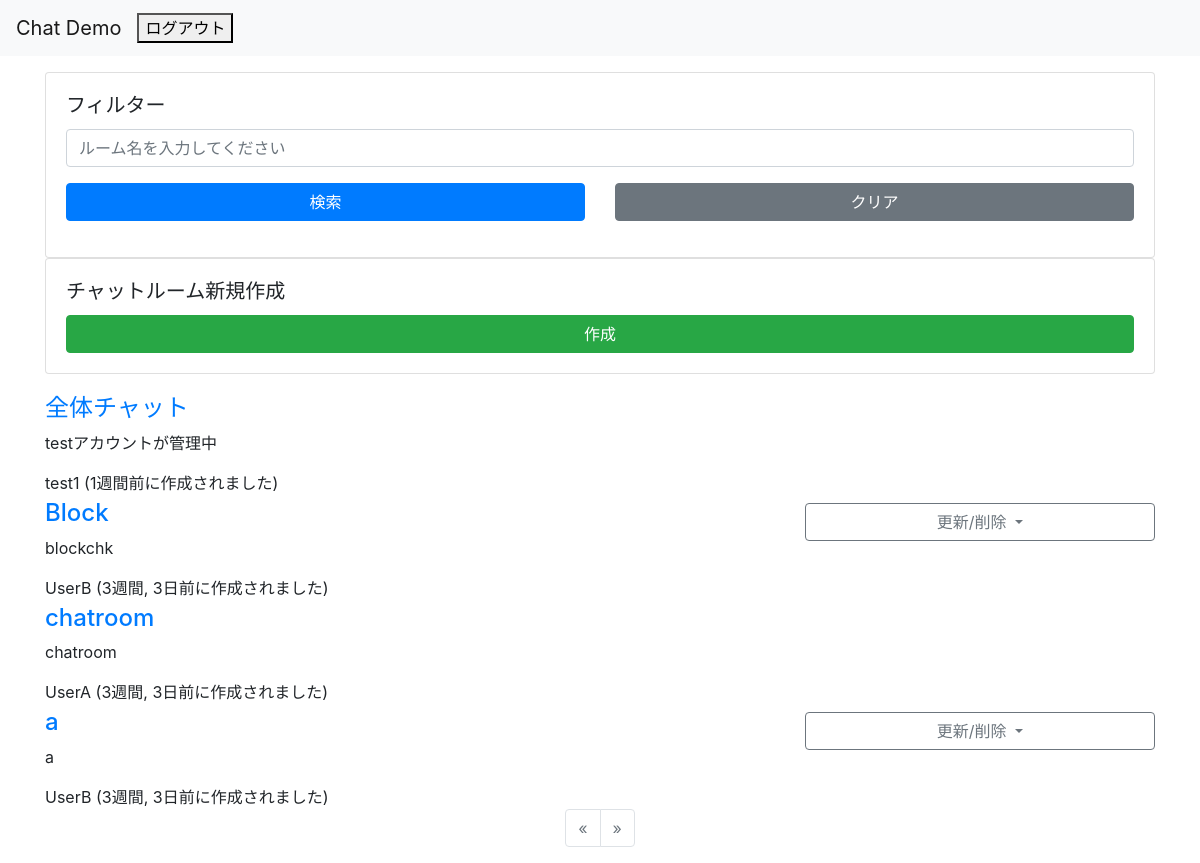
Page /chat/ (signed in) on the earlier database version.
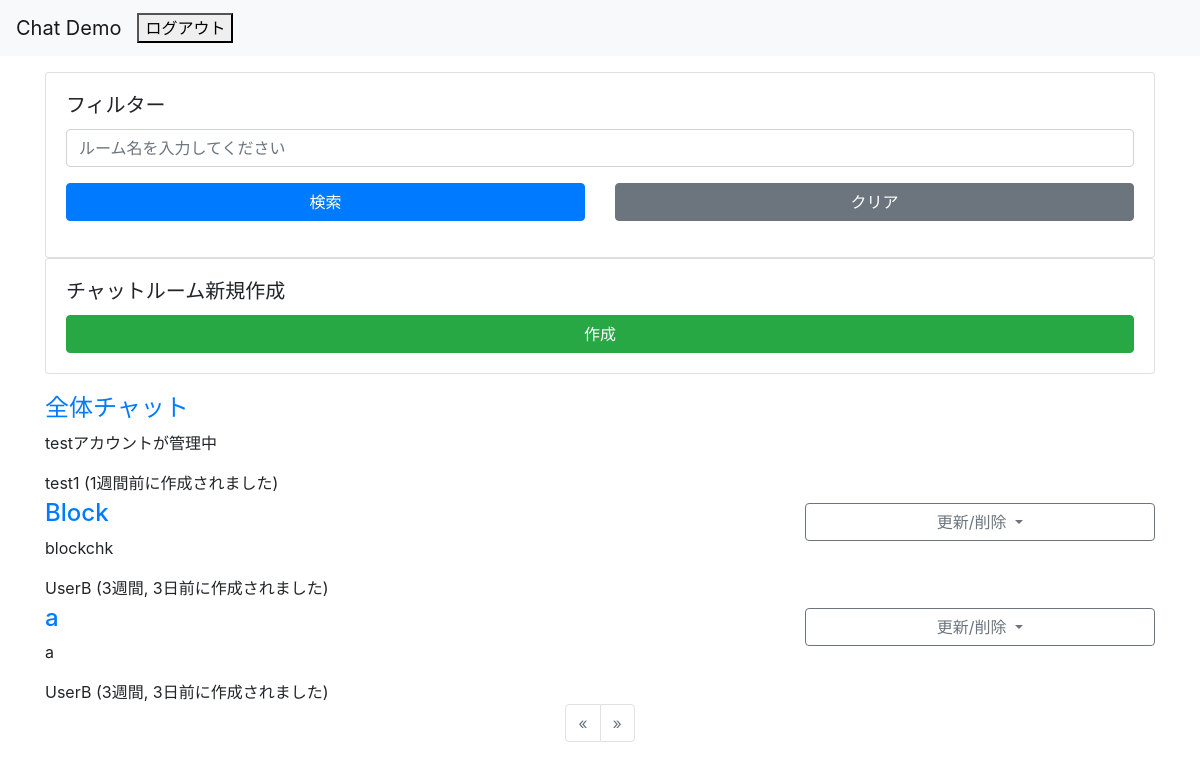
Same page on the later database version.
### chat/models.py (models this page shows, shortened)
class Room(models.Model):
    host = models.ForeignKey(User, on_delete=models.CASCADE)
    name = models.CharField(gettext_lazy('ルーム名'), max_length=64)
    description = models.TextField(gettext_lazy('説明文'), max_length=128)
    participants = models.ManyToManyField(User, related_name='rooms', verbose_name=gettext_lazy('参加者(Ctrl キーを押しながらマウスで選択)'), blank=True)
    created_at = models.DateTimeField(gettext_lazy('Created time'), default=timezone.now)
    objects = RoomQueryset.as_manager()

### accounts/models.py (models this page shows)
class User(AbstractBaseUser, PermissionsMixin):
    screen_name = models.CharField(
        gettext_lazy('アカウント名'),
        max_length=128,
        default='',
        blank=True,
        help_text=gettext_lazy('128文字以内で入力してください'),
    )
    email = models.EmailField(gettext_lazy('メールアドレス'), unique=True)
    is_staff = models.BooleanField(
        gettext_lazy('staff status'),
        default=False,
        help_text=gettext_lazy('Designates whether the user can log into this admin site.'),
    )
    is_active = models.BooleanField(
        gettext_lazy('active'),
        default=True,
        help_text=gettext_lazy(
            'Designates whether this user should be treated as active. Unselect this instead of deleting accounts.'
        ),
    )
    date_joined = models.DateTimeField(gettext_lazy('date joined'), default=timezone.now)
    objects = CustomUserManager()
    points = models.IntegerField(
        default=0,
        blank=True,
        null=True,
    )
    USERNAME_FIELD = 'email'
    REQUIRED_FIELDS = []
    class Meta:
        verbose_name = gettext_lazy('user')
        verbose_name_plural = gettext_lazy('users')
    def __str__(self):
        return self.__unicode__()
    def __unicode__(self):
        return self.screen_name or self.email

### chat/views.py (the view)
# urls.py: path('', views.Index.as_view(), name='index'),
class Index(LoginRequiredMixin, ListView):
    model = models.Room
    template_name = 'chat/index.html'
    context_object_name = 'rooms'
    pagenate_by = 10
    def get_queryset(self):
        queryset = super().get_queryset()
        form = forms.SearchForm(self.request.GET or None)
        keywords = form.get_keywords()
        return queryset.filtering(user=self.request.user, keywords=keywords)
    def get_context_data(self, **kwargs):
        context = super().get_context_data(**kwargs)
        context['search_form'] = forms.SearchForm(self.request.GET or None)
        return context

### chat/forms.py
class SearchForm(forms.Form):
    keywords = forms.CharField(
        label=gettext_lazy('keywords (split space)'),
        required=False,
        widget=forms.TextInput(attrs={
            'placeholder': gettext_lazy('ルーム名を入力してください'),
            'class': 'form-control',
        }),
    )
    def get_keywords(self):
        init_keywords = ''
        keywords = init_keywords
        if self.is_valid():
            keywords = self.cleaned_data.get('keywords', init_keywords)
        return keywords

### chat/models.py (called while the page is built)
    def _related_user(self, user=None):
        try:
            queryset = self.filter(models.Q(host=user) | models.Q(participants__in=[user.pk]))
        except:
            queryset = self
        return queryset

    def filtering(self, user=None, keywords='', order='-created_at'):
        words = keywords.split()
        queryset = self._related_user(user=user)
        if words:
            condition = reduce(operator.or_, (models.Q(name__icontains=word) for word in words))
            queryset = queryset.filter(condition)
        return queryset.order_by(order).distinct()

### templates/chat/index.html (shortened to what this page needs)
{% extends 'base.html' %}
{% load humanize %}
{% block content %}
<div class="row justify-content-center">
    <div class="col-12">
        <div class="card">
            <div class="card-body">
                <h5 class="card-title">フィルター</h5>
                <form action="", method="GET">
                    <div class="form-group row">
                        <div class="col-12">
                            {{ search_form.keywords }}
                        </div>
                    </div>
                    <div class="form-group row">
                        <div class="col-12 col-sm-12 col-md-12 col-lg-6 col-xl-6">
                            <button type="submit" class="btn btn-primary btn-block">検索</button>
                        </div>
                        <div class="col-12 col-sm-12 col-md-12 col-lg-6 col-xl-6">
                            <a href="{% url 'chat:index' %}" class="btn btn-secondary btn-block">クリア</a>
                        </div>
                    </div>
                </form>
            </div>
        </div>
    </div>
</div>
<div class="row justify-content-center">
    <div class="col-12">
        <div class="card">
            <div class="card-body">
                <h5 class="card-title">チャットルーム新規作成</h5>
                <div class="row">
                    <div class="col-12">
                        <a href="{% url 'chat:create_room' %}" class="btn btn-success btn-block">作成</a>
                    </div>
                </div>
            </div>
        </div>
    </div>
</div>
<div class="row justify-content-center mt-3">
    <div class="col-12">
        <section>
        {% for room in rooms %}
            <article>
                <div class="row">
                    <div class="col-8">
                        <h4 class="h4 mt-1"><a href="{% url 'chat:enter_room' room.pk %}">{{ room.name }}</a></h4>
                        <p>{{ room.description }}</p>
                        <div>
                            <span>{{ room.host|stringformat:"s" }}</span>
                            <time datetime="{{ room.created_at|date:'Y-m-d' }}">({{ room.created_at|naturaltime }}に作成されました)</time>
                        </div>
                    </div>
                    <div class="col-4">
                    {% if room.host.pk == user.pk %}
                        <div class="dropdown mt-2">
                            <a class="btn btn-outline-secondary btn-block dropdown-toggle" href="#" role="button"
                                id="dropdownMenuLink{{ forloop.counter }}" data-toggle="dropdown" aria-haspopup="true" aria-expanded="false">
                                更新/削除
                            </a>
                        </div>
                    {% endif %}
                    </div>
                </div>
            </article>
        {% empty %}
            <article>
                <p>No rooms exists.</p>
            </article>
        {% endfor %}
        </section>
    </div>
</div>
{% if rooms %}
<div class="row justify-content-center">
    <div class="col-12">
{% include "pagination.html" %}
    </div>
</div>
{% endif %}
{% endblock %}

Differences in the rows shown:
removed Room: name "chatroom", description "chatroom", host "UserA", created_at "3週間, 3日前"
